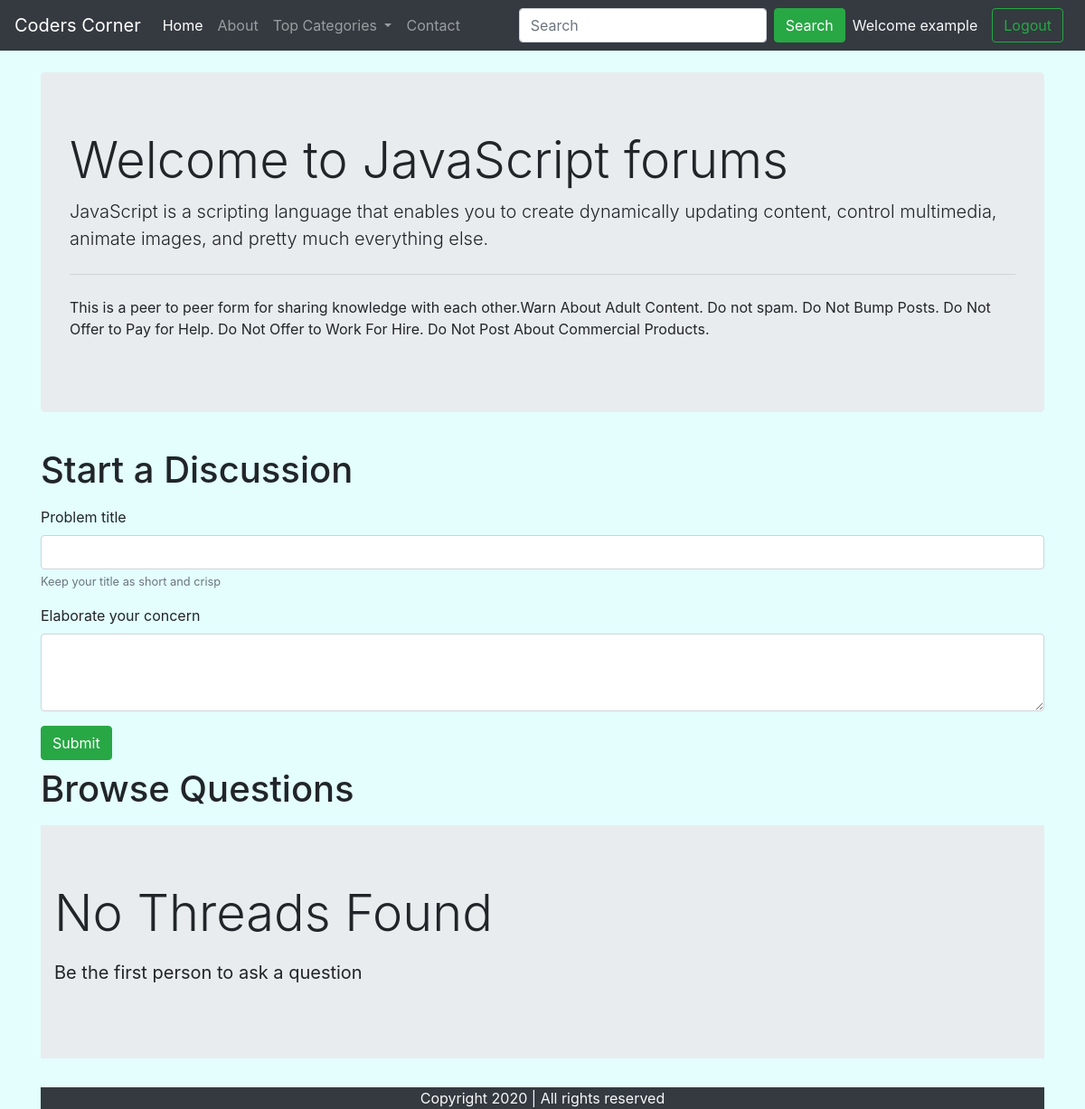
/threadlist.php?catid=2 (signed in), run on the app's committed database.
### tables this page shows
CREATE TABLE `categories` (
  `categeory_id` int(8) NOT NULL,
  `caetgory_name` varchar(255) NOT NULL,
  `category_description` varchar(255) NOT NULL,
  `created` datetime NOT NULL DEFAULT current_timestamp(),
  `Images_name` varchar(100) NOT NULL
);

### threadlist.php (the view, shortened to what this page needs)
<!doctype html>
<html lang="en">
<head>
    <link rel="stylesheet" href="https://stackpath.bootstrapcdn.com/bootstrap/4.5.0/css/bootstrap.min.css"
>
</head>
<body>
    <?php include 'partials/dbconnect.php';?>
    <?php include 'partials/header.php';?>
    <?php
    $id=$_GET['catid'];
    $sql="SELECT * FROM `categories` where categeory_id=$id";
    $result=mysqli_query($conn,$sql);
    while($row=mysqli_fetch_assoc($result)){
        $catname=$row['caetgory_name'];
        $catdesc=$row['category_description'];
    }
    ?>
    <div class="container my-4" id="ques">
        <div class="jumbotron">
            <h1 class="display-4">Welcome to <?php echo $catname;?> forums</h1>
            <p class="lead"><?php echo $catdesc;?> </p>
            <hr class="my-4">
            <p>This is a peer to peer form for sharing knowledge with each other.Warn About Adult Content.
                Do not spam.
                Do Not Bump Posts.
                Do Not Offer to Pay for Help.
                Do Not Offer to Work For Hire.
                Do Not Post About Commercial Products.</p>
        </div>
    </div>
    <?php
if(isset($_SESSION['loggedin']) &&  $_SESSION['loggedin']==true)
{
    echo '<div class="container">
    <h1 class="py-2">Start a Discussion</h1>
        <form action="'.$_SERVER["REQUEST_URI"] .  '" method="post">
        <div class="form-group">
        <label for="exampleInputEmail1">Problem title</label>
        <input type="text" class="form-control" id="title" required name="title" aria-describedby="emailHelp">
        <small id="emailHelp" class="form-text text-muted">Keep your title as short and crisp
        </small>
        </div>
        <div class="form-group">
        <label for="exampleFormControlTextarea1">Elaborate your concern</label>
        <textarea class="form-control" id="desc" required name="desc" rows="3"></textarea>
        </div>
        <button type="submit" class="btn btn-success">Submit</button>
        <input type="hidden" name="sno" value="'. $_SESSION["sno"]. '">
        </form>
        </div>';
    }
    else
    {
        echo '<div class="container">
        <h1 class="py-2">Start a Discussion</h1>
        <p class="lead">You are not logged in .Please logged in before you start a discussion </p> </div>';
    }
    ?>
    <div class="container">
        <h1 class="py-2">Browse Questions</h1>
    <?php
    $noresult=true;
    if($noresult)
    {
        echo '<div class="jumbotron jumbotron-fluid">
        <div class="container">
          <p class="display-4">No Threads Found</p>
          <p class="lead"><b> Be the first person to ask a question </b></p>
        </div>
      </div>';
    }
    ?>
        <?php include 'partials/footer.php';?>
</body>
</html>

### threadlist.php (style rules this page uses)
body { background-color: #e3fefd; }

### data on the page
categories: caetgory_name "JavaScript", category_description "JavaScript is a scripting language that enables you to create dynamically updating content, control multimedia, animate images, and pretty much everything else."

### other printed values
$_SESSION['useremail'] "example"
